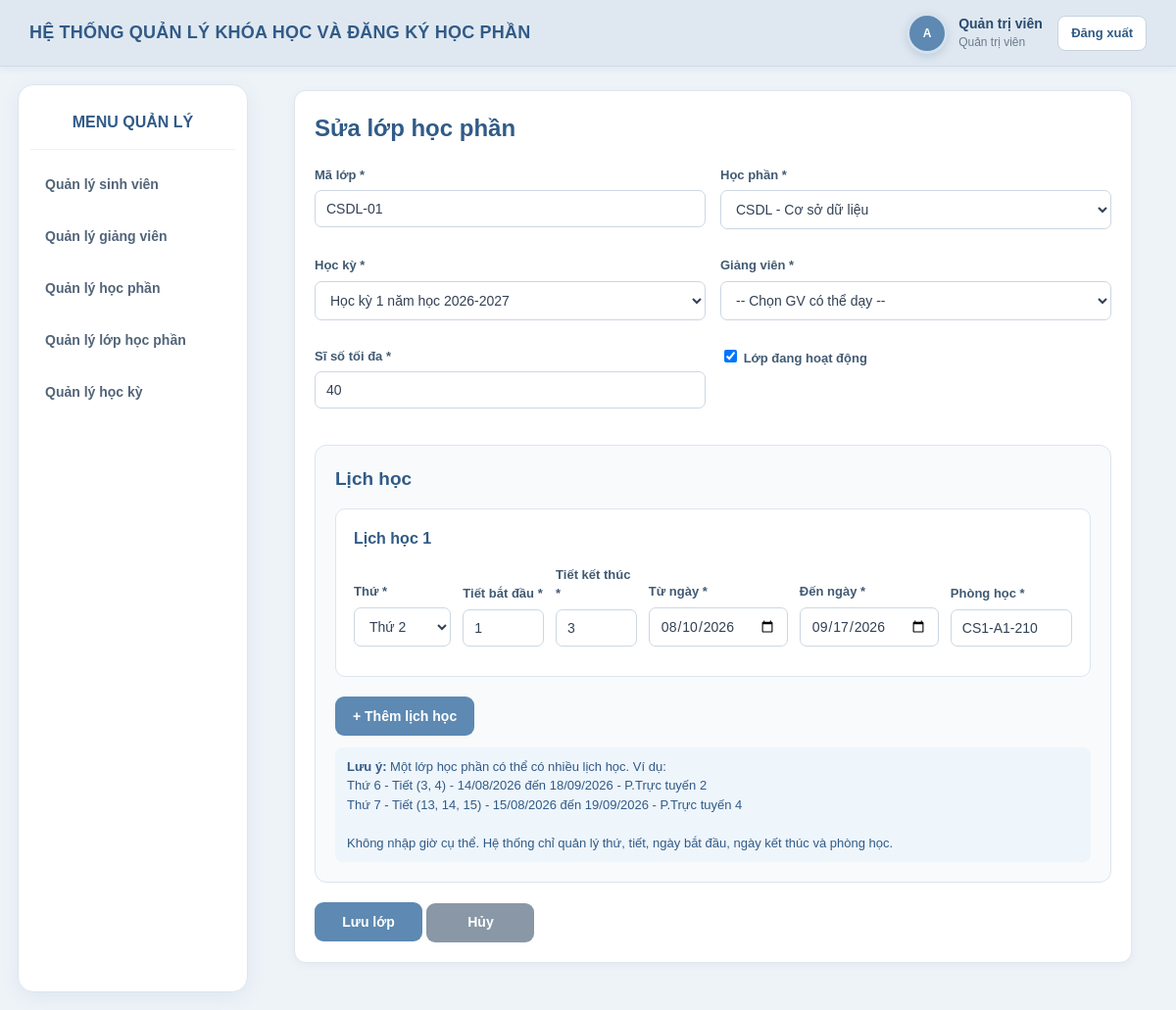
/BTL_web/public/index.php?r=admin/class/edit&id=4 (signed in), run on the app's committed database.
### tables this page shows
CREATE TABLE IF NOT EXISTS `classes` (
  `id` int NOT NULL AUTO_INCREMENT,
  `class_code` varchar(50) NOT NULL,
  `course_id` int NOT NULL,
  `semester_id` int NOT NULL,
  `lecturer_id` int NOT NULL,
  `room` varchar(50) NOT NULL,
  `max_students` smallint UNSIGNED NOT NULL,
  `weekday` tinyint UNSIGNED NOT NULL,
  `start_period` tinyint UNSIGNED NOT NULL,
  `end_period` tinyint UNSIGNED NOT NULL,
  `status` tinyint(1) NOT NULL DEFAULT '1',
  PRIMARY KEY (`id`),
  UNIQUE KEY `uk_class_semester_code` (`semester_id`,`class_code`),
  KEY `idx_class_schedule` (`semester_id`,`weekday`,`start_period`,`end_period`),
  KEY `course_id` (`course_id`),
  KEY `lecturer_id` (`lecturer_id`)
);

CREATE TABLE IF NOT EXISTS `courses` (
  `id` int NOT NULL AUTO_INCREMENT,
  `code` varchar(50) NOT NULL,
  `name` varchar(150) NOT NULL,
  `credits` tinyint UNSIGNED NOT NULL,
  `description` text,
  `status` tinyint(1) NOT NULL DEFAULT '1',
  PRIMARY KEY (`id`),
  UNIQUE KEY `code` (`code`)
);

CREATE TABLE IF NOT EXISTS `semesters` (
  `id` int NOT NULL AUTO_INCREMENT,
  `name` varchar(100) NOT NULL,
  `academic_year` varchar(9) NOT NULL,
  `term` enum('1','2','3') NOT NULL,
  `study_start` date NOT NULL,
  `study_end` date NOT NULL,
  `registration_start` date NOT NULL,
  `registration_end` date NOT NULL,
  `registration_open` tinyint(1) NOT NULL DEFAULT '0',
  `status` tinyint(1) NOT NULL DEFAULT '1',
  PRIMARY KEY (`id`)
);

CREATE TABLE IF NOT EXISTS `class_schedules` (
  `id` int NOT NULL AUTO_INCREMENT,
  `class_id` int NOT NULL,
  `weekday` tinyint NOT NULL,
  `start_period` int NOT NULL,
  `end_period` int NOT NULL,
  `start_date` date NOT NULL,
  `end_date` date NOT NULL,
  `room` varchar(100) NOT NULL,
  PRIMARY KEY (`id`),
  KEY `fk_class_schedules_class` (`class_id`)
);

### BTL_web/src/View/admin/classes/form.php (the view, shortened to what the rows shown need)
<?php
$title = $create ? 'Tạo lớp học phần' : 'Sửa lớp học phần';
include dirname(__DIR__, 2) . '/layout/header.php';
$data = $data ?? [];
$schedules = $schedules ?? [];
?>
<div class="card">
    <h2><?= e($title) ?></h2>
    <form method="post">
        <div class="form-grid">
            <div class="field">
                <label>
                    Mã lớp *
                </label>
                <input
                    class="input"
                    name="class_code"
                    value="<?= e($data['class_code'] ?? '') ?>"
                    maxlength="50"
                    required
                >
            </div>
            <div class="field">
                <label>
                    Học phần *
                </label>
                <select
                    name="course_id"
                    id="course_id"
                    required
                >
                    <?php foreach ($courses as $c): ?>
                        <option
                            value="<?= $c['id'] ?>"
                            <?= (($data['course_id'] ?? '') == $c['id']) ? 'selected' : '' ?>
                        >
                            <?= e($c['code'] . ' - ' . $c['name']) ?>
                        </option>
                    <?php endforeach; ?>
                </select>
            </div>
            <div class="field">
                <label>
                    Học kỳ *
                </label>
                <select
                    name="semester_id"
                    required
                >
                    <?php foreach ($semesters as $s): ?>
                        <option
                            value="<?= $s['id'] ?>"
                            <?= (($data['semester_id'] ?? '') == $s['id']) ? 'selected' : '' ?>
                        >
                            <?= e($s['name']) ?>
                        </option>
                    <?php endforeach; ?>
                </select>
            </div>
            <div class="field">
                <label>
                    Sĩ số tối đa *
                </label>
                <input
                    class="input"
                    type="number"
                    min="1"
                    max="500"
                    name="max_students"
                    value="<?= e($data['max_students'] ?? '') ?>"
                    required
                >
            </div>
            <div class="field">
                <label>
                    <input
                        type="checkbox"
                        name="status"
                        <?= !empty($data['status']) ? 'checked' : '' ?>
                    >
                    Lớp đang hoạt động
                </label>
            </div>
        </div>
        <div class="form-section">
            <div id="schedule-container">
                <?php foreach ($schedules as $index => $schedule): ?>
                    <div class="schedule-item">
                        <div class="schedule-item-title">
                            Lịch học <?= $index + 1 ?>
                        </div>
                        <div class="schedule-grid">
                            <div class="field">
                                <label>
                                    Thứ *
                                </label>
                                <select
                                    name="schedules[<?= $index ?>][weekday]"
                                    required
                                >
                                    <?php for ($i = 2; $i <= 8; $i++): ?>
                                        <option
                                            value="<?= $i ?>"
                                            <?= (($schedule['weekday'] ?? '') == $i) ? 'selected' : '' ?>
                                        >
                                            <?= $i === 8
                                                ? 'Chủ nhật'
                                                : 'Thứ ' . $i ?>
                                        </option>
                                    <?php endfor; ?>
                                </select>
                            </div>
                            <div class="field">
                                <label>
                                    Tiết bắt đầu *
                                </label>
                                <input
                                    class="input"
                                    type="number"
                                    name="schedules[<?= $index ?>][start_period]"
                                    value="<?= e($schedule['start_period'] ?? '') ?>"
                                    min="1"
                                    max="15"
                                    required
                                >
                            </div>
                            <div class="field">
                                <label>
                                    Tiết kết thúc *
                                </label>
                                <input
                                    class="input"
                                    type="number"
                                    name="schedules[<?= $index ?>][end_period]"
                                    value="<?= e($schedule['end_period'] ?? '') ?>"
                                    min="1"
                                    max="15"
                                    required
                                >
                            </div>
                            <div class="field">
                                <label>
                                    Từ ngày *
                                </label>
                                <input
                                    class="input"
                                    type="date"
                                    name="schedules[<?= $index ?>][start_date]"
                                    value="<?= e($schedule['start_date'] ?? '') ?>"
                                    required
                                >
                            </div>
                            <div class="field">
                                <label>
                                    Đến ngày *
                                </label>
                                <input
                                    class="input"
                                    type="date"
                                    name="schedules[<?= $index ?>][end_date]"
                                    value="<?= e($schedule['end_date'] ?? '') ?>"
                                    required
                                >
                            </div>
                            <div class="field">
                                <label>
                                    Phòng học *
                                </label>
                                <input
                                    class="input"
                                    type="text"
                                    name="schedules[<?= $index ?>][room]"
                                    value="<?= e($schedule['room'] ?? '') ?>"
                                    maxlength="100"
                                    required
                                >
                            </div>
                        </div>
                    </div>
                <?php endforeach; ?>
            </div>
        </div>
    </form>
</div>
<?php
include dirname(__DIR__, 2) . '/layout/footer.php';
?>

### data on the page
classes: class_code "CSDL-01", course_id "CSDL - Cơ sở dữ liệu", semester_id "Học kỳ 1 năm học 2026-2027", max_students "40", status "☑"
class_schedules: weekday "Thứ 2", start_period "1", end_period "3", start_date "08/10/2026", end_date "09/17/2026", room "CS1-A1-210"

### other printed values
$avatarText "A"
$fullName "Quản trị viên"
$roleName "Quản trị viên"
$title "Sửa lớp học phần"
